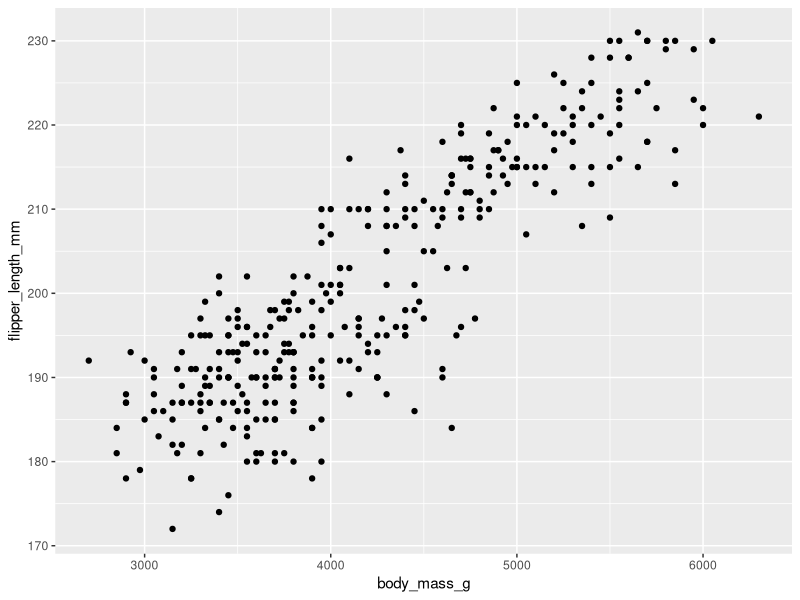
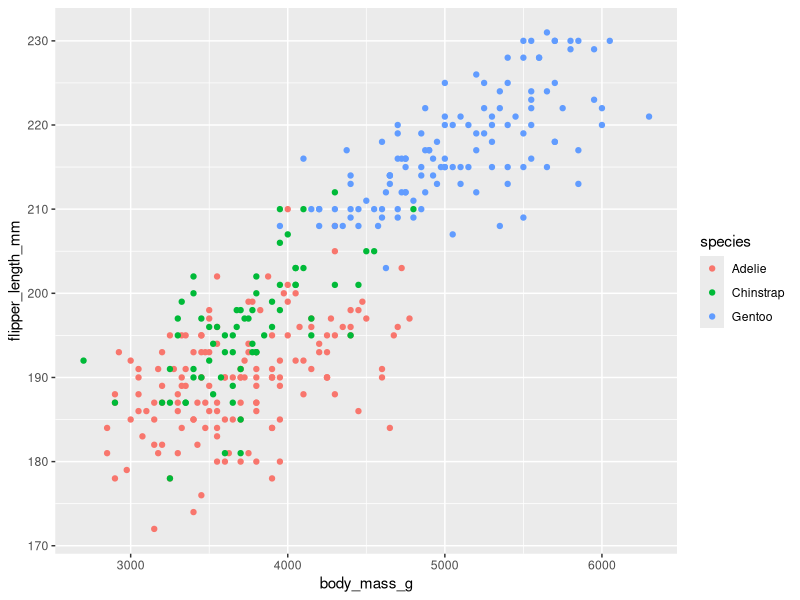
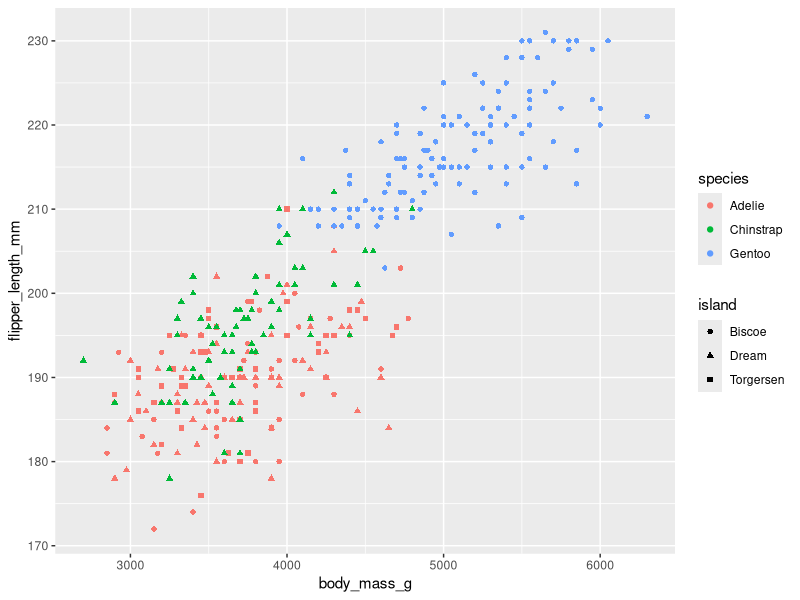
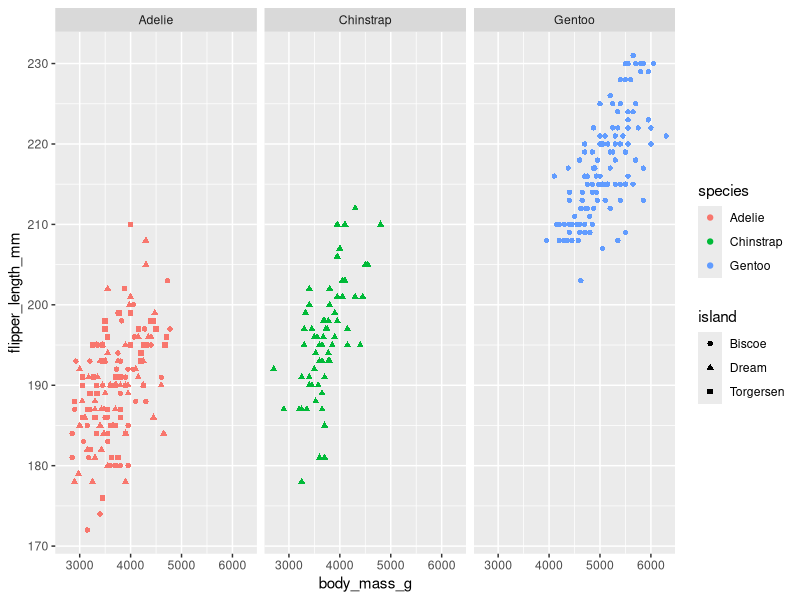
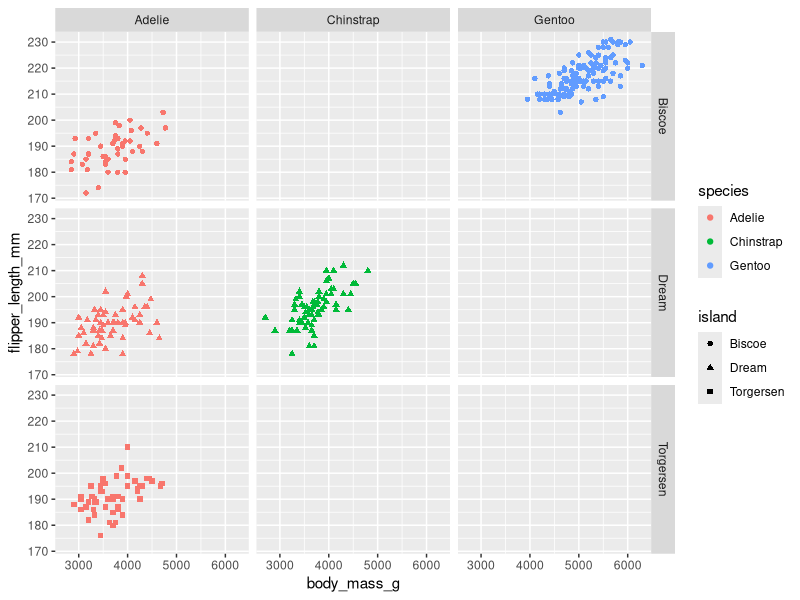

The R script that drew these images, in order:
# lab 2
# question 9

library(tidyverse)

library(palmerpenguins)

view(penguins)

# question 10

penguins

ggplot(data = penguins) +
  geom_point(mapping = aes(x = body_mass_g, y = flipper_length_mm))

# question 11

ggplot(data = penguins) +
  geom_point(mapping = aes(x = body_mass_g, y = flipper_length_mm, color = species))

ggplot(data = penguins) +
  geom_point(mapping = aes(x = body_mass_g, y = flipper_length_mm, color = species, shape = island))

# question 13

ggplot(data = penguins) +
  geom_point(mapping = aes(x = body_mass_g, y = flipper_length_mm, color = species, shape = island)) +
  facet_wrap(~ species, nrow = 1)

ggplot(data = penguins) +
  geom_point(mapping = aes(x = body_mass_g, y = flipper_length_mm, color = species, shape = island)) +
  facet_grid(island ~ species)
